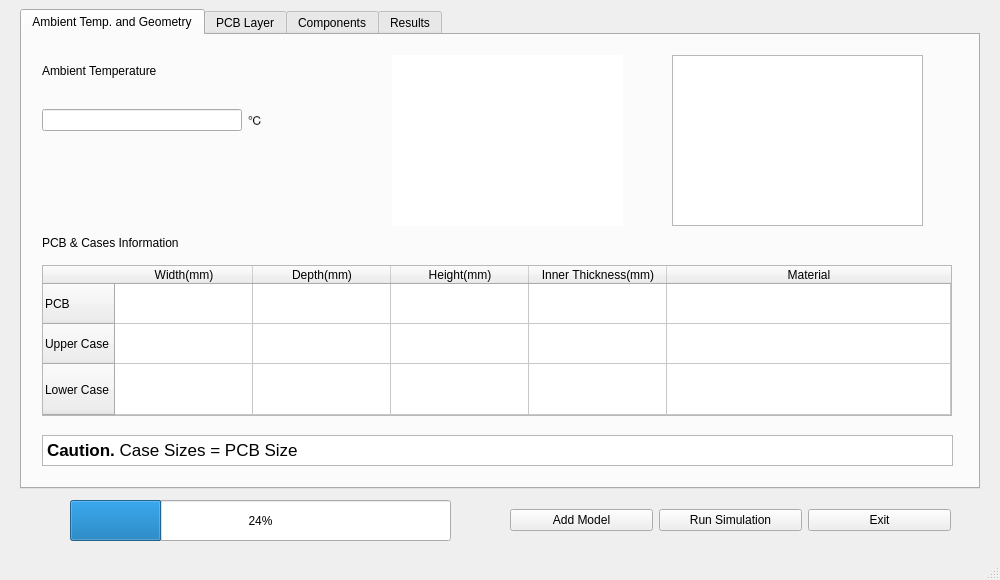
<?xml version="1.0" encoding="UTF-8"?>
<ui version="4.0">
 <class>MainWindow</class>
 <widget class="QMainWindow" name="MainWindow">
  <property name="enabled">
   <bool>true</bool>
  </property>
  <property name="geometry">
   <rect>
    <x>0</x>
    <y>0</y>
    <width>1000</width>
    <height>580</height>
   </rect>
  </property>
  <property name="minimumSize">
   <size>
    <width>1000</width>
    <height>580</height>
   </size>
  </property>
  <property name="maximumSize">
   <size>
    <width>1000</width>
    <height>580</height>
   </size>
  </property>
  <property name="font">
   <font>
    <family>Arial</family>
   </font>
  </property>
  <property name="windowTitle">
   <string>PCB Thermal Simulator </string>
  </property>
  <property name="whatsThis">
   <string/>
  </property>
  <widget class="QWidget" name="centralwidget">
   <property name="font">
    <font>
     <family>Arial</family>
    </font>
   </property>
   <widget class="QTabWidget" name="tabWidget">
    <property name="enabled">
     <bool>true</bool>
    </property>
    <property name="geometry">
     <rect>
      <x>20</x>
      <y>9</y>
      <width>960</width>
      <height>480</height>
     </rect>
    </property>
    <property name="minimumSize">
     <size>
      <width>960</width>
      <height>480</height>
     </size>
    </property>
    <property name="maximumSize">
     <size>
      <width>960</width>
      <height>480</height>
     </size>
    </property>
    <property name="tabShape">
     <enum>QTabWidget::Rounded</enum>
    </property>
    <property name="currentIndex">
     <number>0</number>
    </property>
    <property name="tabBarAutoHide">
     <bool>false</bool>
    </property>
    <widget class="QWidget" name="tab_PCB">
     <attribute name="title">
      <string>Ambient Temp. and Geometry</string>
     </attribute>
     <widget class="QTextBrowser" name="textBrowser">
      <property name="geometry">
       <rect>
        <x>20</x>
        <y>400</y>
        <width>911</width>
        <height>31</height>
       </rect>
      </property>
      <property name="html">
       <string>&lt;!DOCTYPE HTML PUBLIC &quot;-//W3C//DTD HTML 4.0//EN&quot; &quot;http://www.w3.org/TR/REC-html40/strict.dtd&quot;&gt;
&lt;html&gt;&lt;head&gt;&lt;meta name=&quot;qrichtext&quot; content=&quot;1&quot; /&gt;&lt;style type=&quot;text/css&quot;&gt;
p, li { white-space: pre-wrap; }
&lt;/style&gt;&lt;/head&gt;&lt;body style=&quot; font-family:'Arial'; font-size:13pt; font-weight:400; font-style:normal;&quot;&gt;
&lt;p style=&quot; margin-top:12px; margin-bottom:12px; margin-left:0px; margin-right:0px; -qt-block-indent:0; text-indent:0px;&quot;&gt;&lt;span style=&quot; font-family:'.AppleSystemUIFont'; font-weight:600;&quot;&gt;Caution. &lt;/span&gt;&lt;span style=&quot; font-family:'.AppleSystemUIFont';&quot;&gt;Case Sizes = PCB Size&lt;/span&gt;&lt;/p&gt;&lt;/body&gt;&lt;/html&gt;</string>
      </property>
     </widget>
     <widget class="QLabel" name="label_PcbCaseInfor">
      <property name="geometry">
       <rect>
        <x>20</x>
        <y>200</y>
        <width>351</width>
        <height>16</height>
       </rect>
      </property>
      <property name="text">
       <string>PCB &amp; Cases Information</string>
      </property>
     </widget>
     <widget class="QTableWidget" name="tableWidget_PcbCaseInfor">
      <property name="enabled">
       <bool>true</bool>
      </property>
      <property name="geometry">
       <rect>
        <x>20</x>
        <y>230</y>
        <width>910</width>
        <height>151</height>
       </rect>
      </property>
      <property name="verticalScrollBarPolicy">
       <enum>Qt::ScrollBarAlwaysOff</enum>
      </property>
      <property name="horizontalScrollBarPolicy">
       <enum>Qt::ScrollBarAlwaysOff</enum>
      </property>
      <property name="sizeAdjustPolicy">
       <enum>QAbstractScrollArea::AdjustToContents</enum>
      </property>
      <property name="autoScroll">
       <bool>false</bool>
      </property>
      <property name="cornerButtonEnabled">
       <bool>true</bool>
      </property>
      <attribute name="horizontalHeaderVisible">
       <bool>true</bool>
      </attribute>
      <attribute name="horizontalHeaderCascadingSectionResizes">
       <bool>true</bool>
      </attribute>
      <attribute name="horizontalHeaderDefaultSectionSize">
       <number>138</number>
      </attribute>
      <attribute name="horizontalHeaderHighlightSections">
       <bool>true</bool>
      </attribute>
      <attribute name="horizontalHeaderMinimumSectionSize">
       <number>20</number>
      </attribute>
      <attribute name="horizontalHeaderStretchLastSection">
       <bool>true</bool>
      </attribute>
      <attribute name="verticalHeaderCascadingSectionResizes">
       <bool>false</bool>
      </attribute>
      <attribute name="verticalHeaderDefaultSectionSize">
       <number>40</number>
      </attribute>
      <attribute name="verticalHeaderMinimumSectionSize">
       <number>20</number>
      </attribute>
      <attribute name="verticalHeaderStretchLastSection">
       <bool>true</bool>
      </attribute>
      <row>
       <property name="text">
        <string>PCB</string>
       </property>
      </row>
      <row>
       <property name="text">
        <string>Upper Case</string>
       </property>
      </row>
      <row>
       <property name="text">
        <string>Lower Case</string>
       </property>
      </row>
      <column>
       <property name="text">
        <string>Width(mm)</string>
       </property>
      </column>
      <column>
       <property name="text">
        <string>Depth(mm)</string>
       </property>
      </column>
      <column>
       <property name="text">
        <string>Height(mm)</string>
       </property>
      </column>
      <column>
       <property name="text">
        <string>Inner Thickness(mm)</string>
       </property>
      </column>
      <column>
       <property name="text">
        <string>Material</string>
       </property>
      </column>
      <item row="0" column="3">
       <property name="text">
        <string/>
       </property>
      </item>
     </widget>
     <widget class="QGraphicsView" name="graphicsView_Geometry1">
      <property name="geometry">
       <rect>
        <x>370</x>
        <y>20</y>
        <width>231</width>
        <height>171</height>
       </rect>
      </property>
      <property name="frameShape">
       <enum>QFrame::NoFrame</enum>
      </property>
     </widget>
     <widget class="QLabel" name="label_AmbientTemp">
      <property name="geometry">
       <rect>
        <x>20</x>
        <y>20</y>
        <width>211</width>
        <height>31</height>
       </rect>
      </property>
      <property name="text">
       <string>Ambient Temperature</string>
      </property>
     </widget>
     <widget class="QWidget" name="horizontalLayoutWidget_2">
      <property name="geometry">
       <rect>
        <x>20</x>
        <y>60</y>
        <width>221</width>
        <height>51</height>
       </rect>
      </property>
      <layout class="QHBoxLayout" name="horizontalLayout_2">
       <item>
        <widget class="QLineEdit" name="lineEdit_AmbientTemp"/>
       </item>
       <item>
        <widget class="QLabel" name="label_AmbientTempUnit">
         <property name="text">
          <string>&lt;html&gt;&lt;head/&gt;&lt;body&gt;&lt;p&gt;℃&lt;/p&gt;&lt;/body&gt;&lt;/html&gt;</string>
         </property>
        </widget>
       </item>
      </layout>
     </widget>
     <widget class="QGraphicsView" name="graphicsView_Geometry2">
      <property name="geometry">
       <rect>
        <x>650</x>
        <y>20</y>
        <width>251</width>
        <height>171</height>
       </rect>
      </property>
     </widget>
    </widget>
    <widget class="QWidget" name="tab_Layers">
     <attribute name="title">
      <string>PCB Layer</string>
     </attribute>
     <widget class="QTableWidget" name="tableWidget_PcbLayers">
      <property name="geometry">
       <rect>
        <x>20</x>
        <y>50</y>
        <width>451</width>
        <height>381</height>
       </rect>
      </property>
      <property name="verticalScrollBarPolicy">
       <enum>Qt::ScrollBarAsNeeded</enum>
      </property>
      <property name="horizontalScrollBarPolicy">
       <enum>Qt::ScrollBarAlwaysOff</enum>
      </property>
      <property name="sizeAdjustPolicy">
       <enum>QAbstractScrollArea::AdjustToContents</enum>
      </property>
      <attribute name="horizontalHeaderDefaultSectionSize">
       <number>165</number>
      </attribute>
      <attribute name="horizontalHeaderStretchLastSection">
       <bool>true</bool>
      </attribute>
      <row>
       <property name="text">
        <string>Layer 1 [TOP]</string>
       </property>
      </row>
      <row>
       <property name="text">
        <string>Layer 2 [BOT]</string>
       </property>
      </row>
      <column>
       <property name="text">
        <string>Layer Thickness(mm)</string>
       </property>
      </column>
      <column>
       <property name="text">
        <string>Copper Percentage(%)</string>
       </property>
      </column>
     </widget>
     <widget class="QGraphicsView" name="graphicsView_PcbLayers">
      <property name="geometry">
       <rect>
        <x>510</x>
        <y>50</y>
        <width>411</width>
        <height>381</height>
       </rect>
      </property>
     </widget>
     <widget class="QWidget" name="horizontalLayoutWidget_5">
      <property name="geometry">
       <rect>
        <x>20</x>
        <y>10</y>
        <width>371</width>
        <height>33</height>
       </rect>
      </property>
      <layout class="QHBoxLayout" name="horizontalLayout_5">
       <item>
        <widget class="QLabel" name="label_PcbLayerNumber">
         <property name="font">
          <font>
           <family>.Lucida Grande UI</family>
          </font>
         </property>
         <property name="text">
          <string>PCB Layer Number :</string>
         </property>
        </widget>
       </item>
       <item>
        <widget class="QLineEdit" name="lineEdit_PcbLayerNumber"/>
       </item>
       <item>
        <widget class="QPushButton" name="pushButton_PcbLayerNumber">
         <property name="text">
          <string>Apply</string>
         </property>
        </widget>
       </item>
      </layout>
     </widget>
    </widget>
    <widget class="QWidget" name="tab_Comp">
     <attribute name="title">
      <string>Components</string>
     </attribute>
     <widget class="QTableWidget" name="tableWidget_Components">
      <property name="geometry">
       <rect>
        <x>30</x>
        <y>80</y>
        <width>891</width>
        <height>351</height>
       </rect>
      </property>
      <attribute name="horizontalHeaderDefaultSectionSize">
       <number>65</number>
      </attribute>
      <attribute name="horizontalHeaderMinimumSectionSize">
       <number>20</number>
      </attribute>
      <attribute name="horizontalHeaderStretchLastSection">
       <bool>true</bool>
      </attribute>
      <row>
       <property name="text">
        <string>IC 1</string>
       </property>
      </row>
      <column>
       <property name="text">
        <string>이름</string>
       </property>
      </column>
      <column>
       <property name="text">
        <string>실장위치</string>
       </property>
      </column>
      <column>
       <property name="text">
        <string>소자중심
X (mm)</string>
       </property>
      </column>
      <column>
       <property name="text">
        <string>소자중심
Z (mm)</string>
       </property>
      </column>
      <column>
       <property name="text">
        <string>Width
(mm)</string>
       </property>
      </column>
      <column>
       <property name="text">
        <string>Depth
(mm)</string>
       </property>
      </column>
      <column>
       <property name="text">
        <string>Heigh
(mm)</string>
       </property>
      </column>
      <column>
       <property name="text">
        <string>기구부
접촉</string>
       </property>
      </column>
      <column>
       <property name="text">
        <string>모델
타입</string>
       </property>
      </column>
      <column>
       <property name="text">
        <string>열저항 J-C 
(C/W)</string>
       </property>
      </column>
      <column>
       <property name="text">
        <string>열저항 J-B
(C/W)</string>
       </property>
      </column>
      <column>
       <property name="text">
        <string>소모전력
(W)</string>
       </property>
      </column>
      <column>
       <property name="text">
        <string>최대허용온도
(℃)</string>
       </property>
      </column>
     </widget>
     <widget class="QWidget" name="horizontalLayoutWidget_4">
      <property name="geometry">
       <rect>
        <x>30</x>
        <y>10</y>
        <width>291</width>
        <height>41</height>
       </rect>
      </property>
      <layout class="QHBoxLayout" name="horizontalLayout_4">
       <item>
        <widget class="QLabel" name="label_ComponentsNumber">
         <property name="text">
          <string>소자 개수 :</string>
         </property>
        </widget>
       </item>
       <item>
        <widget class="QLineEdit" name="lineEdit_ComponentsNumber"/>
       </item>
       <item>
        <widget class="QLabel" name="label_CompoentsNumberUnit">
         <property name="text">
          <string>개</string>
         </property>
        </widget>
       </item>
       <item>
        <widget class="QPushButton" name="pushButton_ComponentsNumber">
         <property name="text">
          <string>Apply</string>
         </property>
        </widget>
       </item>
      </layout>
     </widget>
    </widget>
    <widget class="QWidget" name="tab_4">
     <attribute name="title">
      <string>Results</string>
     </attribute>
     <widget class="QWidget" name="horizontalLayoutWidget_3">
      <property name="geometry">
       <rect>
        <x>600</x>
        <y>10</y>
        <width>331</width>
        <height>51</height>
       </rect>
      </property>
      <layout class="QHBoxLayout" name="horizontalLayout_3">
       <item>
        <widget class="QPushButton" name="pushButton_DesignCheck">
         <property name="enabled">
          <bool>true</bool>
         </property>
         <property name="text">
          <string>CHECK DESIGN</string>
         </property>
        </widget>
       </item>
       <item>
        <widget class="QPushButton" name="pushButton_DesignDelete">
         <property name="text">
          <string>DELETE</string>
         </property>
        </widget>
       </item>
      </layout>
     </widget>
     <widget class="QComboBox" name="comboBox_Designs">
      <property name="geometry">
       <rect>
        <x>10</x>
        <y>10</y>
        <width>571</width>
        <height>51</height>
       </rect>
      </property>
      <property name="maxVisibleItems">
       <number>20</number>
      </property>
      <property name="iconSize">
       <size>
        <width>16</width>
        <height>16</height>
       </size>
      </property>
     </widget>
     <widget class="Line" name="line">
      <property name="geometry">
       <rect>
        <x>10</x>
        <y>50</y>
        <width>711</width>
        <height>31</height>
       </rect>
      </property>
      <property name="orientation">
       <enum>Qt::Horizontal</enum>
      </property>
     </widget>
     <widget class="QTableView" name="tableView_SimulationResult">
      <property name="geometry">
       <rect>
        <x>20</x>
        <y>100</y>
        <width>561</width>
        <height>331</height>
       </rect>
      </property>
      <property name="horizontalScrollBarPolicy">
       <enum>Qt::ScrollBarAlwaysOff</enum>
      </property>
      <property name="sizeAdjustPolicy">
       <enum>QAbstractScrollArea::AdjustToContents</enum>
      </property>
      <attribute name="horizontalHeaderStretchLastSection">
       <bool>true</bool>
      </attribute>
     </widget>
     <widget class="QLabel" name="label_SimulationResult">
      <property name="geometry">
       <rect>
        <x>20</x>
        <y>80</y>
        <width>131</width>
        <height>16</height>
       </rect>
      </property>
      <property name="text">
       <string>Simulation Results</string>
      </property>
     </widget>
    </widget>
   </widget>
   <widget class="QWidget" name="horizontalLayoutWidget">
    <property name="geometry">
     <rect>
      <x>510</x>
      <y>500</y>
      <width>441</width>
      <height>41</height>
     </rect>
    </property>
    <layout class="QHBoxLayout" name="horizontalLayout">
     <item>
      <widget class="QPushButton" name="pushButton_AddModel">
       <property name="text">
        <string>Add Model</string>
       </property>
      </widget>
     </item>
     <item>
      <widget class="QPushButton" name="pushButton_RunSimulation">
       <property name="text">
        <string>Run Simulation</string>
       </property>
      </widget>
     </item>
     <item>
      <widget class="QPushButton" name="pushButton_Exit">
       <property name="text">
        <string>Exit</string>
       </property>
      </widget>
     </item>
    </layout>
   </widget>
   <widget class="QProgressBar" name="progressBar_Simulation">
    <property name="geometry">
     <rect>
      <x>70</x>
      <y>500</y>
      <width>381</width>
      <height>41</height>
     </rect>
    </property>
    <property name="value">
     <number>24</number>
    </property>
   </widget>
  </widget>
  <widget class="QStatusBar" name="statusbar"/>
 </widget>
 <resources/>
 <connections/>
</ui>
